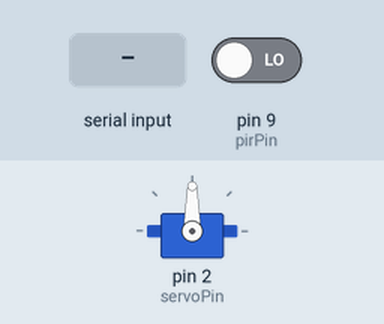
The sketch below on a simulated Arduino Uno, built with avr-gcc and run on an emulated ATmega328P. Shown: servo. The inputs (shaded band) are chosen by the test bench; at power-on: pin 9 (pirPin) LOW. What the sketch prints to the serial monitor is not drawn.

Above: at 1.2 s.
1.3 s: "90,45\n" received over Serial
At 3.5 s:
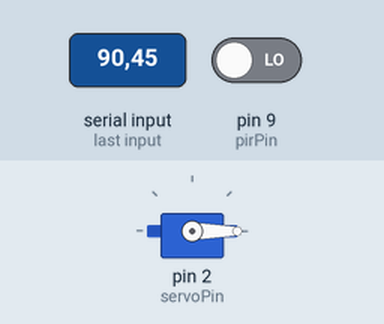
3.8 s: pin 9 (pirPin) driven HIGH
Timing chart, 0 to 6.8 s (numbered marks = the images above; inputs shaded):
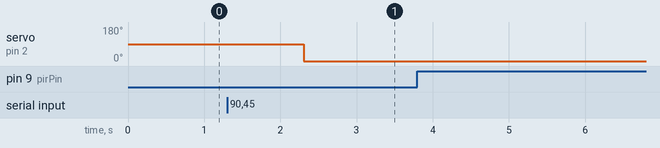

The sketch:

sketch_jun6c.ino
```cpp
#include <Servo.h>

int pirPin = 9;  // PIR 센서 핀 번호
int servoPin = 2;  // 서보 모터 핀 번호
Servo myservo;  // 서보 모터 객체 생성

int pirState = LOW;  // 초기 상태를 LOW로 설정
int val = 0;  // 센서 값을 저장할 변수

void setup() {
  pinMode(pirPin, INPUT);  // PIR 센서 핀을 입력 모드로 설정
  myservo.attach(servoPin);  // 서보 모터 핀 설정
  Serial.begin(9600);  // 시리얼 통신 시작
}

void loop() {
  val = digitalRead(pirPin);  // PIR 센서 값을 읽음

  if (val == HIGH) {  // 동작이 감지되었을 때
    if (pirState == LOW) {
      // 상태가 LOW에서 HIGH로 변경될 때만 메시지 출력
      Serial.println("Motion detected");
      pirState = HIGH;  // 상태를 HIGH로 변경
    }
  } else {
    if (pirState == HIGH) {
      // 상태가 HIGH에서 LOW로 변경될 때
      pirState = LOW;  // 상태를 LOW로 변경
    }
  }

  // 시리얼 통신으로부터 데이터를 읽어옴
  if (Serial.available() > 0) {
    int command = Serial.parseInt();  // 시리얼로부터 정수 값 읽기
    if (command == 1) {
      myservo.write(90);  // 서보 모터 90도 회전
    } else if (command == 0) {
      myservo.write(0);  // 서보 모터 0도 회전
    }
  }
}
```

Measured:
- after the input at 1.3 s, servo on pin 2 (servoPin): 90° → 0° after 1.0 s
- after the input at 3.8 s, every drawn part: stays the same
